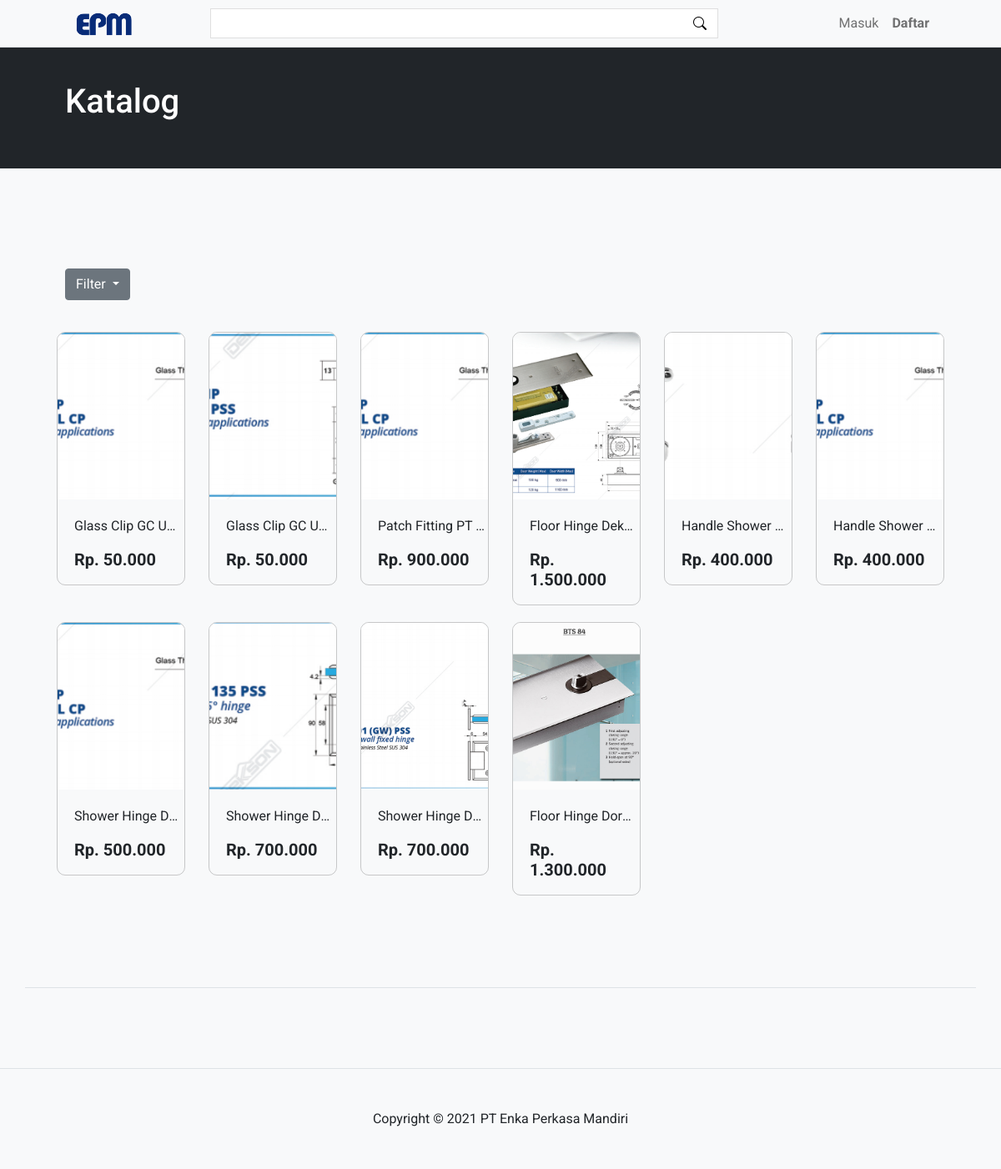
Before: /index.php/katalog with the older database file.
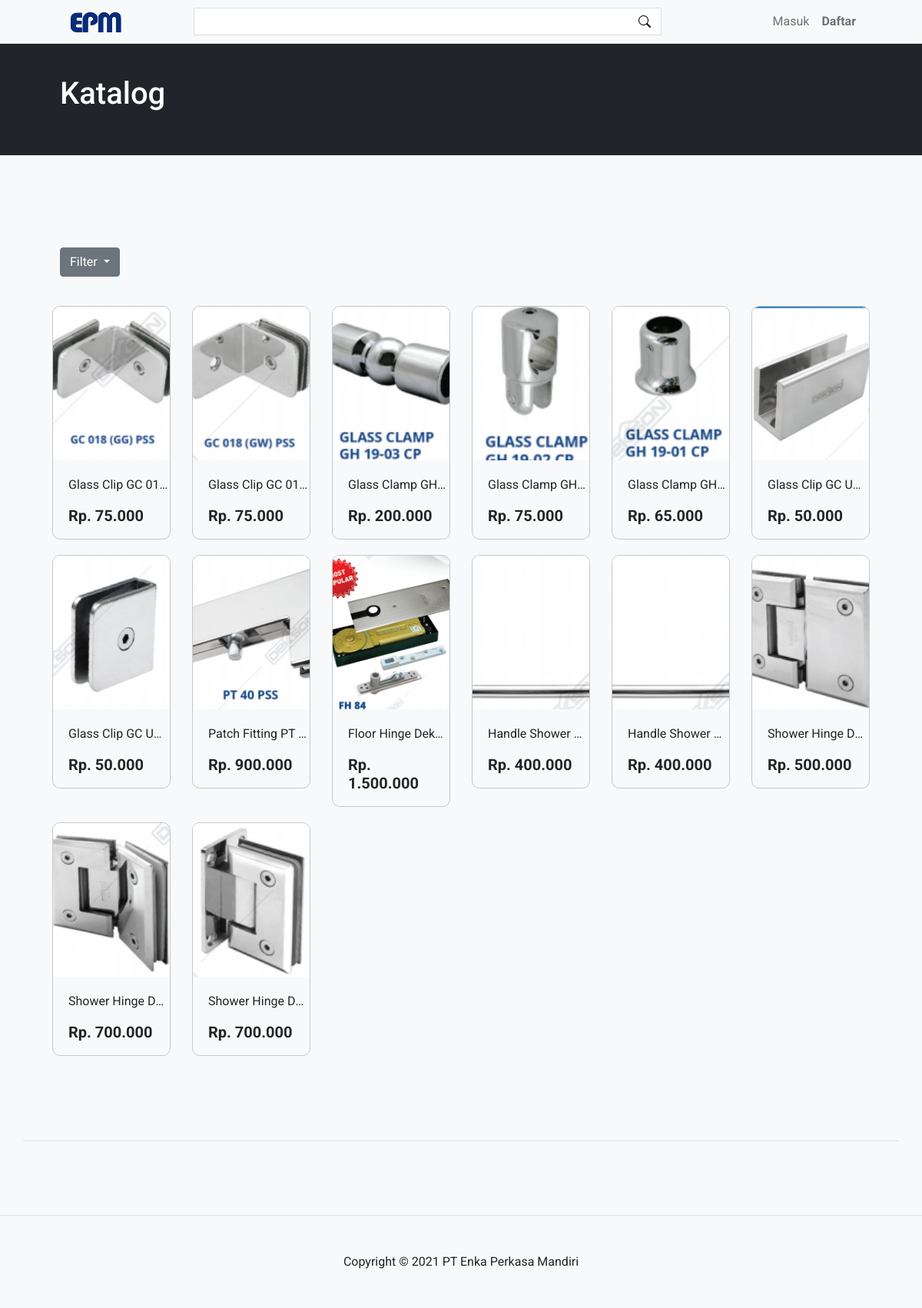
After: the same page with the newer database file.
### tables this page shows
CREATE TABLE `barang_data` (
  `bd_id` int(11) NOT NULL,
  `bd_kategori` int(11) DEFAULT NULL,
  `bd_nama_barang` varchar(255) DEFAULT NULL,
  `bd_harga` double(25,2) DEFAULT NULL,
  `bd_deskripsi` text DEFAULT NULL,
  `bd_stok` int(11) DEFAULT NULL,
  `bd_berat` int(11) DEFAULT NULL,
  `bd_gambar` varchar(255) DEFAULT NULL
);

### application/controllers/Katalog.php (called while the page is built, shortened)
<?php
class Katalog extends CI_Controller {
	public function index()
	{
		$getorder = $_GET['order'];
		if($getorder=='termurah'){
			$order = 'order by bd_harga asc';
		}else if ($getorder=='termahal'){
			$order = 'order by bd_harga desc';
		}else if ($getorder=='terlaris'){
			$order = 'order by terjual desc';
		}else{
			$order = 'order by bd_id desc';
		}
		$data['search'] = $this->db->query("SELECT * from barang_data left join kategori_barang on kb_id = bd_kategori left join (select dp_barang,sum(dp_qty) terjual from detail_pesanan group by dp_barang)dp on dp_barang = bd_id $order")->result();
		$this->load->view('include/header');
		$this->load->view('include/navbar');
		$this->load->view('katalog',$data);
		$this->load->view('include/footer');
	}
}

### index.php (called while the page is built, shortened)
<?php
require_once BASEPATH.'core/CodeIgniter.php';

### application/views/katalog.php (the view, shortened to what this page needs)
<header class="bg-dark py-5 text-white">
    <div class="container px-5">
        <h1>Katalog</h1>
    </div>
</header>
<section class="bg-light py-5 border-bottom">
    <div class="container px-5 my-5 discount-section border-bottom">
    <br>
        <div class="text-left mb-5">
            <div class="dropdown">
              <button class="btn btn-secondary dropdown-toggle" type="button" id="dropdownMenuButton1" data-bs-toggle="dropdown" aria-expanded="false">
                Filter
              </button>
            </div>
        </div>
        <div class="row gx-5">
            <?php
            foreach($search as $search){
            ?>
            <div class="col-lg-2 col-6 item-discount" onclick="window.location.href='<?=base_url()?>barang?id_barang=<?=$search->bd_id?>'">
                <div class="box-discount">
                    <div class="item-gambar" style="background: url('<?=base_url()?>assets/images/accesoris/<?=$search->bd_gambar?>'); background-position: center; background-size: cover;">
                    </div>
                    <div class="discount item-jual-desc">
                        <p class="judul-item-jual"><?=$search->bd_nama_barang?></p>
                        <h2 class="h5 fw-bolder">Rp. <?=number_format($search->bd_harga,0,',','.')?></h2>
                    </div>
                </div>
            </div>
            <?php
            }
            ?>
        </div>
    </div>
</section>

### application/views/include/header.php (shortened to what this page needs)
<!DOCTYPE html>
<html lang="en">
    <head>
        <link href="https://cdn.jsdelivr.net/npm/bootstrap-icons@1.4.1/font/bootstrap-icons.css" rel="stylesheet" />
        <link href="<?=base_url()?>assets/css/css.css" rel="stylesheet" />
        <link href="<?=base_url()?>assets/css/styles.css" rel="stylesheet" />
    </head>

### application/views/include/navbar.php (shortened to what this page needs)
<body>
        <div class="d-flex" id="wrapper">
            <div id="page-content-wrapper">
                <nav class="navbar navbar-expand-lg navbar-light bg-light border-bottom fixed-top">
                        <div class="container px-5">
                            <div class="col-lg-2">
                                <div class="container">
                                    <a class="navbar-brand" href="<?=base_url()?>"><img class="img-fluid" src="<?=base_url()?>assets/images/logo.png" width="70px"></a>
                                </div>
                            </div>
                            <div class="col-lg-7 section-search">
                                <form action="<?=base_url()?>search" method="get">
                                    <input type="text" name="cari" class="form-mencari">
                                    <button class="search-button" type="submit"><i class="bi bi-search"></i></button>
                                </form>
                            </div>
                            <div class="col-lg-3">
                                <div class="collapse navbar-collapse" id="navbarSupportedContent">
                                    <ul class="navbar-nav ms-auto mt-2 mt-lg-0">
                                        <?php
                                        if($this->session->userdata('status')=="login"){
                                        ?>
                                        <li><a class="nav-link" href="<?=base_url()?>keranjang" title='Keranjang'><strong><i class="bi bi-cart"></i></strong></a>
                                        </li>
                                        <li><a class="nav-link" href="<?=base_url()?>daftar_belanja" title="Daftar Belanja"><strong><i class="bi bi-info-circle"></i></strong></a></li>
                                        <li><strong><a class="nav-link" href="<?=base_url()?>data_diri" title="Profil"><?=$this->session->userdata('ud_nama')?></a></strong></li>
                                        <li><a class="nav-link" href="<?=base_url()?>masuk/logout" title="Profil">Keluar</a></li>
                                        <?php
                                        }else{
                                        ?>
                                        <li><a class="nav-link" href="<?=base_url()?>masuk">Masuk</a></li>
                                        <li class="btn-daftar"><a class="nav-link" href="<?=base_url()?>daftar">Daftar</a></li>
                                        <?php
                                        }
                                        ?>
                                    </ul>
                                </div>
                            </div>
                        </div>
                </nav>

### application/views/include/footer.php (shortened to what this page needs)
        <footer class="py-5 bg-light">
            <div class="container px-5"><p class="m-0 text-center text-black">Copyright &copy; 2021 PT Enka Perkasa Mandiri</p></div>
        </footer>
    </body>
</html>

### assets/css/css.css (style rules this page uses)
* { font-family: 'Roboto', sans-serif; }
body { padding-top: 50px; }
.form-mencari { width: 100%; padding: 5px 20px 5px 10px; border: 1px solid rgba(0, 0, 0, 0.125); }
.section-search { position: relative; }
.search-button { position: absolute; right: 8px; top: 6px; background: transparent; border: 0; }
.btn-daftar { font-weight: bold; border-radius: 10px; color: #2980b9; }
.item-discount { margin-bottom: 40px; transition: 0.3s; }
.box-discount { border-radius: 10px; overflow: hidden; border: 1px solid rgba(0, 0, 0, 0.2); padding-bottom: 10px; margin: -10px; transition: 0.3s; }
.discount-section { padding-bottom: 80px; }
.item-gambar { height: 200px; margin-bottom: 20px; }
.item-jual-desc { margin: 0 20px; }
.judul-item-jual { width: 130px; white-space: nowrap; overflow: hidden; text-overflow: ellipsis; }

Changed rows visible on the page:
removed barang_data: bd_gambar (picture), bd_nama_barang "Floor Hinge Dor…", bd_harga "1.300.000"
added barang_data: bd_gambar (picture), bd_nama_barang "Glass Clip GC 01…", bd_harga "75.000"
added barang_data: bd_gambar (picture), bd_nama_barang "Glass Clip GC 01…", bd_harga "75.000"
added barang_data: bd_gambar (picture), bd_nama_barang "Glass Clamp GH…", bd_harga "200.000"
added barang_data: bd_gambar (picture), bd_nama_barang "Glass Clamp GH…", bd_harga "75.000"
added barang_data: bd_gambar (picture), bd_nama_barang "Glass Clamp GH…", bd_harga "65.000"
changed barang_data (number 6 of 14 on the later page): bd_gambar: a different picture
changed barang_data (number 7 of 14 on the later page): bd_gambar: a different picture
changed barang_data "Patch Fitting PT…": bd_gambar: a different picture
changed barang_data "Floor Hinge Dek…": bd_gambar: a different picture
changed barang_data (number 10 of 14 on the later page): bd_gambar: a different picture
changed barang_data (number 11 of 14 on the later page): bd_gambar: a different picture
changed barang_data (number 12 of 14 on the later page): bd_gambar: a different picture
changed barang_data (number 13 of 14 on the later page): bd_gambar: a different picture
changed barang_data (number 14 of 14 on the later page): bd_gambar: a different picture
